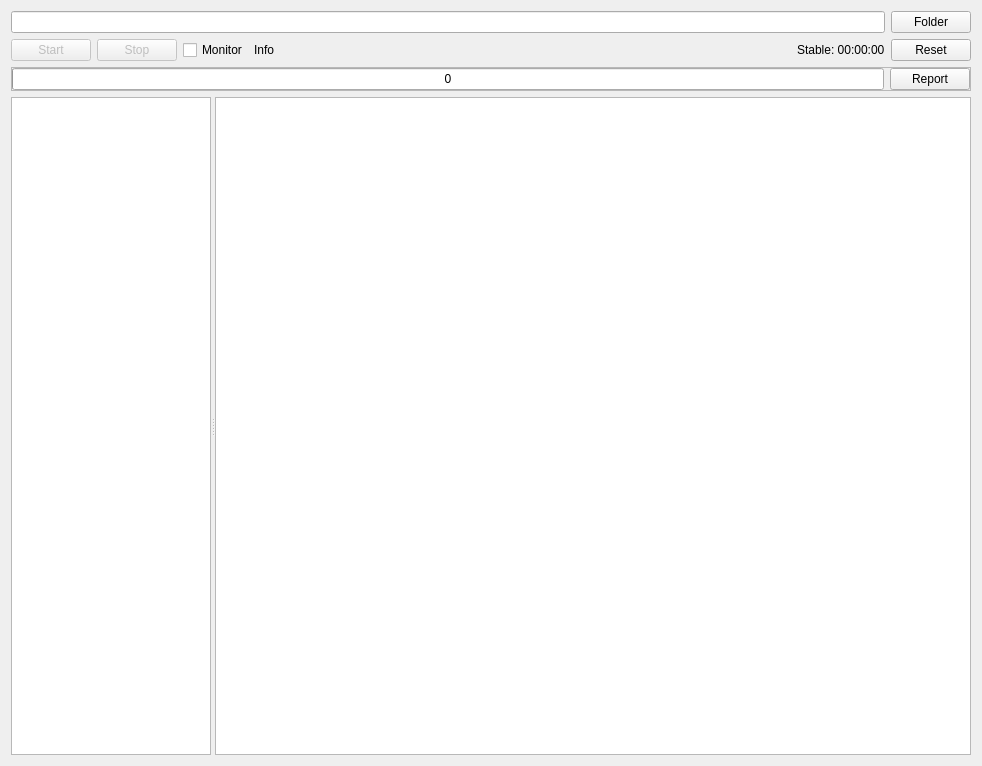
<?xml version="1.0" encoding="UTF-8"?>
<ui version="4.0">
 <class>MainWindow</class>
 <widget class="QMainWindow" name="MainWindow">
  <property name="geometry">
   <rect>
    <x>0</x>
    <y>0</y>
    <width>982</width>
    <height>766</height>
   </rect>
  </property>
  <property name="windowTitle">
   <string>Qt SCXML Tester by Alex Zhornyak</string>
  </property>
  <widget class="QWidget" name="centralWidget">
   <layout class="QVBoxLayout" name="verticalLayout">
    <item>
     <widget class="QFrame" name="frameFolder">
      <property name="sizePolicy">
       <sizepolicy hsizetype="Preferred" vsizetype="Fixed">
        <horstretch>0</horstretch>
        <verstretch>0</verstretch>
       </sizepolicy>
      </property>
      <property name="maximumSize">
       <size>
        <width>16777215</width>
        <height>16777215</height>
       </size>
      </property>
      <layout class="QHBoxLayout" name="horizontalLayout_2" stretch="0,0">
       <property name="sizeConstraint">
        <enum>QLayout::SetDefaultConstraint</enum>
       </property>
       <property name="leftMargin">
        <number>0</number>
       </property>
       <property name="topMargin">
        <number>0</number>
       </property>
       <property name="rightMargin">
        <number>0</number>
       </property>
       <property name="bottomMargin">
        <number>0</number>
       </property>
       <item>
        <widget class="QLineEdit" name="editDirectory">
         <property name="toolTip">
          <string>Press 'Return' to update tests</string>
         </property>
        </widget>
       </item>
       <item>
        <widget class="QPushButton" name="btnDir">
         <property name="text">
          <string>Folder</string>
         </property>
        </widget>
       </item>
      </layout>
     </widget>
    </item>
    <item>
     <widget class="QFrame" name="frameCommands">
      <property name="sizePolicy">
       <sizepolicy hsizetype="Preferred" vsizetype="Fixed">
        <horstretch>0</horstretch>
        <verstretch>0</verstretch>
       </sizepolicy>
      </property>
      <layout class="QHBoxLayout" name="horizontalLayout">
       <property name="leftMargin">
        <number>0</number>
       </property>
       <property name="topMargin">
        <number>0</number>
       </property>
       <property name="rightMargin">
        <number>0</number>
       </property>
       <property name="bottomMargin">
        <number>0</number>
       </property>
       <item>
        <widget class="QPushButton" name="btnStart">
         <property name="enabled">
          <bool>false</bool>
         </property>
         <property name="text">
          <string>Start</string>
         </property>
        </widget>
       </item>
       <item>
        <widget class="QPushButton" name="btnStop">
         <property name="enabled">
          <bool>false</bool>
         </property>
         <property name="text">
          <string>Stop</string>
         </property>
        </widget>
       </item>
       <item>
        <widget class="QCheckBox" name="checkMonitor">
         <property name="text">
          <string>Monitor</string>
         </property>
        </widget>
       </item>
       <item>
        <widget class="QLabel" name="labelInfo">
         <property name="text">
          <string>Info</string>
         </property>
        </widget>
       </item>
       <item>
        <spacer name="horizontalSpacer">
         <property name="orientation">
          <enum>Qt::Horizontal</enum>
         </property>
         <property name="sizeHint" stdset="0">
          <size>
           <width>40</width>
           <height>20</height>
          </size>
         </property>
        </spacer>
       </item>
       <item>
        <widget class="QLabel" name="labelTimeout">
         <property name="maximumSize">
          <size>
           <width>16777215</width>
           <height>16777215</height>
          </size>
         </property>
         <property name="text">
          <string>Stable: 00:00:00</string>
         </property>
        </widget>
       </item>
       <item>
        <widget class="QPushButton" name="btnReset">
         <property name="text">
          <string>Reset</string>
         </property>
        </widget>
       </item>
      </layout>
     </widget>
    </item>
    <item>
     <widget class="QFrame" name="frame">
      <property name="sizePolicy">
       <sizepolicy hsizetype="Preferred" vsizetype="Fixed">
        <horstretch>0</horstretch>
        <verstretch>0</verstretch>
       </sizepolicy>
      </property>
      <property name="frameShape">
       <enum>QFrame::StyledPanel</enum>
      </property>
      <property name="frameShadow">
       <enum>QFrame::Raised</enum>
      </property>
      <layout class="QHBoxLayout" name="horizontalLayout_3">
       <property name="sizeConstraint">
        <enum>QLayout::SetDefaultConstraint</enum>
       </property>
       <property name="leftMargin">
        <number>0</number>
       </property>
       <property name="topMargin">
        <number>0</number>
       </property>
       <property name="rightMargin">
        <number>0</number>
       </property>
       <property name="bottomMargin">
        <number>0</number>
       </property>
       <item>
        <widget class="QProgressBar" name="progressBar">
         <property name="value">
          <number>0</number>
         </property>
         <property name="format">
          <string>%v</string>
         </property>
        </widget>
       </item>
       <item>
        <widget class="QPushButton" name="btnReport">
         <property name="text">
          <string>Report</string>
         </property>
        </widget>
       </item>
      </layout>
     </widget>
    </item>
    <item>
     <widget class="QSplitter" name="splitter">
      <property name="orientation">
       <enum>Qt::Horizontal</enum>
      </property>
      <widget class="QListWidget" name="listTests">
       <property name="sizePolicy">
        <sizepolicy hsizetype="Expanding" vsizetype="Expanding">
         <horstretch>0</horstretch>
         <verstretch>0</verstretch>
        </sizepolicy>
       </property>
       <property name="maximumSize">
        <size>
         <width>200</width>
         <height>16777215</height>
        </size>
       </property>
      </widget>
      <widget class="QTextEdit" name="editLog"/>
     </widget>
    </item>
   </layout>
  </widget>
 </widget>
 <layoutdefault spacing="6" margin="11"/>
 <resources/>
 <connections/>
</ui>
